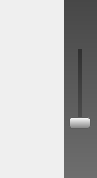
    <widget class="QSplitter" name="splitter">
     <property name="styleSheet">
      <string notr="true">QSplitter::handle {
/* image: url(images/splitter.png); */
	background-color: qlineargradient(spread:pad, x1:0.5, y1:0, x2:0.5, y2:1, stop:0 rgba(71, 71, 71, 255), stop:0.5 rgba(200, 200, 200, 255), stop:1 rgba(110, 110, 110, 255));
}
QSplitter::handle:horizontal {
/* height: 5px; */
}
QSplitter::handle:vertical {
/* width: 5px; */
}
</string>
     </property>
     <property name="frameShape">
      <enum>QFrame::NoFrame</enum>
     </property>
     <property name="orientation">
      <enum>Qt::Horizontal</enum>
     </property>
     <property name="opaqueResize">
      <bool>true</bool>
     </property>
     <property name="handleWidth">
      <number>5</number>
     </property>
     <widget class="QWidget" name="layoutWidget">
      <layout class="QHBoxLayout" name="horizontalLayout_2">
       <property name="spacing">
        <number>0</number>
       </property>
       <item>
        <widget class="QWidget" name="mapWidget" native="true">
         <property name="sizePolicy">
          <sizepolicy hsizetype="MinimumExpanding" vsizetype="MinimumExpanding">
           <horstretch>0</horstretch>
           <verstretch>0</verstretch>
          </sizepolicy>
         </property>
         <property name="minimumSize">
          <size>
           <width>64</width>
           <height>64</height>
          </size>
         </property>
         <property name="mouseTracking">
          <bool>false</bool>
         </property>
         <property name="acceptDrops">
          <bool>false</bool>
         </property>
         <property name="styleSheet">
          <string notr="true">
/* background-color: black; */
border: 1px solid black;

QLabel { /* all label types */
/* background-color: rgba(255, 255, 255, 0); */
background-color: qlineargradient(spread:pad, x1:0.5, y1:0, x2:0.5, y2:1, stop:0 rgba(64, 64, 64, 255), stop:1 rgba(128, 128, 128, 255));
color: rgb(255, 255, 255);
}

QToolButton {	/* all types of tool button */ 
background-color: rgba(255, 255, 255, 0);
color: rgb(255, 255, 255);
/*border-style: none;*/
border: 0px; 
}
QToolButton:hover {
background-color: qlineargradient(spread:pad, x1:0.5, y1:0, x2:0.5, y2:1, stop:0 rgba(255, 160, 0, 255), stop:1 rgba(160, 100, 0, 255));
color: rgb(255, 255, 255);
}
QToolButton:pressed {
background-color: qlineargradient(spread:pad, x1:0.5, y1:0, x2:0.5, y2:1, stop:0 rgba(48, 48, 48, 255), stop:1 rgba(120, 120, 120, 255));
color: rgb(255, 255, 255);
}

QToolButton:checked {
background-color: qlineargradient(spread:pad, x1:0.5, y1:0, x2:0.5, y2:1, stop:0 rgba(48, 48, 48, 255), stop:1 rgba(120, 120, 120, 255));
color: rgb(255, 255, 255);
}

QSlider::groove:horizontal {
border: none;
height: 4px;
background-color: qlineargradient(spread:pad, x1:0.5, y1:0, x2:0.5, y2:1, stop:0 rgba(48, 48, 48, 255), stop:1 rgba(80, 80, 80, 255));
margin: 2px 0;
}
QSlider::handle:horizontal {
border: 1px solid #5c5c5c;
background-color: qlineargradient(spread:pad, x1:0.5, y1:0, x2:0.5, y2:1, stop:0 rgba(255, 255, 255, 255), stop:1 rgba(128, 128, 128, 255));
width: 24px;
margin: -2px 0;
border-radius: 3px;
}

QComboBox {
background-color: qlineargradient(spread:pad, x1:0.5, y1:0, x2:0.5, y2:1, stop:0 rgba(48, 48, 48, 255), stop:1 rgba(120, 120, 120, 255));
color: rgb(255, 255, 255);
}
QComboBox:hover {
background-color: qlineargradient(spread:pad, x1:0.5, y1:0, x2:0.5, y2:1, stop:0 rgba(48, 48, 48, 255), stop:1 rgba(120, 120, 120, 255));
	background-color: rgb(197, 138, 0);
}
QComboBox::down-arrow {
     image: url(:/opmap/images/combobox_down_arrow.png);
}
QComboBox:drop-down {
     subcontrol-origin: padding;
     subcontrol-position: top right;
     border-left-style: none;
     border-top-right-radius: 1px;
     border-bottom-right-radius: 1px;
}
</string>
         </property>
        </widget>
       </item>
       <item>
        <widget class="QWidget" name="widget" native="true">
         <property name="sizePolicy">
          <sizepolicy hsizetype="Minimum" vsizetype="Preferred">
           <horstretch>0</horstretch>
           <verstretch>0</verstretch>
          </sizepolicy>
         </property>
         <property name="styleSheet">
          <string notr="true">QFrame {
background-color: qlineargradient(spread:pad, x1:0, y1:0, x2:0, y2:1, stop:0 rgba(71, 71, 71, 255), stop:1 rgba(110, 110, 110, 255));
color: rgb(255, 255, 255);
}

QToolButton {	/* all types of tool button */ 
background-color: rgba(255, 255, 255, 0);
color: rgb(255, 255, 255);
/*border-style: none;*/
border: 0px; 
border-radius: 3px;
}
QToolButton:hover {
background-color: qlineargradient(spread:pad, x1:0.5, y1:0, x2:0.5, y2:1, stop:0 rgba(255, 255, 255, 200), stop:1 rgba(180, 180, 180, 200));
color: rgb(255, 255, 255);
border: 0px; 
border-radius: 3px;
}
QToolButton:pressed {
background-color: qlineargradient(spread:pad, x1:0.5, y1:0, x2:0.5, y2:1, stop:0 rgba(48, 48, 48, 255), stop:1 rgba(120, 120, 120, 255));
color: rgb(255, 255, 255);
border: 0px; 
border-radius: 3px;
}

QToolButton:checked {
background-color: qlineargradient(spread:pad, x1:0.5, y1:0, x2:0.5, y2:1, stop:0 rgba(48, 48, 48, 255), stop:1 rgba(120, 120, 120, 255));
color: rgb(255, 255, 255);
border: 0px; 
border-radius: 3px;
}

QSlider::groove:horizontal {
border: none;
height: 4px;
background-color: qlineargradient(spread:pad, x1:0.5, y1:0, x2:0.5, y2:1, stop:0 rgba(48, 48, 48, 255), stop:1 rgba(80, 80, 80, 255));
margin: 2px 0;
}
QSlider::handle:horizontal {
border: 1px solid #5c5c5c;
background-color: qlineargradient(spread:pad, x1:0.5, y1:0, x2:0.5, y2:1, stop:0 rgba(255, 255, 255, 255), stop:1 rgba(128, 128, 128, 255));
width: 24px;
margin: -2px 0;
border-radius: 3px;
}
</string>
         </property>
         <layout class="QVBoxLayout" name="verticalLayout_3">
          <property name="spacing">
           <number>0</number>
          </property>
          <property name="margin">
           <number>0</number>
          </property>
          <item>
           <widget class="QFrame" name="frameMapControls">
            <property name="sizePolicy">
             <sizepolicy hsizetype="Minimum" vsizetype="Preferred">
              <horstretch>0</horstretch>
              <verstretch>0</verstretch>
             </sizepolicy>
            </property>
            <property name="styleSheet">
             <string notr="true">QFrame {
background-color: qlineargradient(spread:pad, x1:0, y1:0, x2:0, y2:1, stop:0 rgba(71, 71, 71, 255), stop:1 rgba(110, 110, 110, 255));
color: rgba(0, 0, 0, 48);
}

QToolButton {	/* all types of tool button */ 
background-color: transparent;
/*background-color: qlineargradient(spread:pad, x1:0.5, y1:0, x2:0.5, y2:1, stop:0 rgba(110, 110, 110, 255), stop:1 rgba(71, 71, 71, 255));*/
color: rgb(255, 255, 255);
/*
border: 1px solid black; 
border-radius: 0px;
*/
border: none;
border-radius: 0px;
/*border: 1px solid white; 
border-radius: 3px;
border-top-color: rgba(255, 255, 255, 48);
border-right-color: rgba(255, 255, 255, 48);
border-bottom-color: rgba(0, 0, 0, 48);
border-left-color: rgba(0, 0, 0, 48);*/
}
QToolButton:hover {
background-color: qlineargradient(spread:pad, x1:0.5, y1:0, x2:0.5, y2:1, stop:0 rgba(255, 255, 255, 200), stop:1 rgba(180, 180, 180, 200));
color: rgb(255, 255, 255);
border: none;
/*border: 1px solid white; 
border-radius:3px;
border-top-color: rgba(255, 255, 255, 48);
border-right-color: rgba(255, 255, 255, 48);
border-bottom-color: rgba(0, 0, 0, 48);
border-left-color: rgba(0, 0, 0, 48);*/
}
QToolButton:pressed {
background-color: qlineargradient(spread:pad, x1:0.5, y1:0, x2:0.5, y2:1, stop:0 rgba(48, 48, 48, 255), stop:1 rgba(80, 80, 80, 255));
color: rgb(255, 255, 255);
border: 1px solid white; 
border-radius:3px;
border-top-color: rgba(0, 0, 0,160);
border-right-color: rgba(0, 0, 0, 160);
border-bottom-color: rgba(255, 255, 255, 80);
border-left-color: rgba(255, 255, 255, 80);
}

QToolButton:checked {
background-color: qlineargradient(spread:pad, x1:0.5, y1:0, x2:0.5, y2:1, stop:0 rgba(48, 48, 48, 255), stop:1 rgba(80, 80, 80, 255));
color: rgb(255, 255, 255);
border: 1px solid white; 
border-radius: 3px;
border-top-color: rgba(0, 0, 0,160);
border-right-color: rgba(0, 0, 0, 160);
border-bottom-color: rgba(255, 255, 255, 80);
border-left-color: rgba(255, 255, 255, 80);
}

QSliderl {
background-color: rgba(255, 255, 255, 0);
}
QSlider::groove:vertical {
border: none;
width: 4px;
background-color: qlineargradient(spread:pad, x1:0.5, y1:0, x2:0.5, y2:1, stop:0 rgba(48, 48, 48, 255), stop:1 rgba(80, 80, 80, 255));
margin: 2px 0;
}
QSlider::handle:vertical {
border: 1px solid #5c5c5c;
background-color: qlineargradient(spread:pad, x1:0.5, y1:0, x2:0.5, y2:1, stop:0 rgba(255, 255, 255, 255), stop:1 rgba(128, 128, 128, 255));
height: 10px;
margin: 0 -9px; /* expand outside the groove */ 
border-radius: 3px;
}
</string>
            </property>
            <property name="frameShape">
             <enum>QFrame::NoFrame</enum>
            </property>
            <property name="frameShadow">
             <enum>QFrame::Plain</enum>
            </property>
            <property name="lineWidth">
             <number>2</number>
            </property>
            <property name="midLineWidth">
             <number>0</number>
            </property>
            <layout class="QVBoxLayout" name="verticalLayout_2">
             <property name="spacing">
              <number>5</number>
             </property>
             <property name="margin">
              <number>1</number>
             </property>
             <item>
              <spacer name="verticalSpacer_3">
               <property name="orientation">
                <enum>Qt::Vertical</enum>
               </property>
               <property name="sizeType">
                <enum>QSizePolicy::Fixed</enum>
               </property>
               <property name="sizeHint" stdset="0">
                <size>
                 <width>20</width>
                 <height>10</height>
                </size>
               </property>
              </spacer>
             </item>
             <item>
              <widget class="QToolButton" name="toolButtonZoomP">
               <property name="toolTip">
                <string>Zoom in</string>
               </property>
               <property name="styleSheet">
                <string notr="true"/>
               </property>
               <property name="text">
                <string/>
               </property>
               <property name="icon">
                <iconset resource="opmap.qrc">
                 <normaloff>:/opmap/images/plus.png</normaloff>:/opmap/images/plus.png</iconset>
               </property>
               <property name="iconSize">
                <size>
                 <width>28</width>
                 <height>28</height>
                </size>
               </property>
               <property name="autoRepeat">
                <bool>true</bool>
               </property>
               <property name="autoRepeatDelay">
                <number>1000</number>
               </property>
               <property name="autoRepeatInterval">
                <number>1000</number>
               </property>
               <property name="autoRaise">
                <bool>false</bool>
               </property>
              </widget>
             </item>
             <item>
              <widget class="QSlider" name="horizontalSliderZoom">
               <property name="sizePolicy">
                <sizepolicy hsizetype="Preferred" vsizetype="Expanding">
                 <horstretch>0</horstretch>
                 <verstretch>0</verstretch>
                </sizepolicy>
               </property>
               <property name="minimumSize">
                <size>
                 <width>0</width>
                 <height>50</height>
                </size>
               </property>
               <property name="maximumSize">
                <size>
                 <width>16777215</width>
                 <height>200</height>
                </size>
               </property>
               <property name="cursor">
                <cursorShape>OpenHandCursor</cursorShape>
               </property>
               <property name="toolTip">
                <string>Zoom level</string>
               </property>
               <property name="autoFillBackground">
                <bool>false</bool>
               </property>
               <property name="styleSheet">
                <string notr="true"/>
               </property>
               <property name="minimum">
                <number>2</number>
               </property>
               <property name="maximum">
                <number>17</number>
               </property>
               <property name="pageStep">
                <number>1</number>
               </property>
               <property name="orientation">
                <enum>Qt::Vertical</enum>
               </property>
               <property name="invertedControls">
                <bool>false</bool>
               </property>
               <property name="tickPosition">
                <enum>QSlider::NoTicks</enum>
               </property>
               <property name="tickInterval">
                <number>2</number>
               </property>
              </widget>
             </item>
             <item>
              <widget class="QToolButton" name="toolButtonZoomM">
               <property name="toolTip">
                <string>Zoom out</string>
               </property>
               <property name="styleSheet">
                <string notr="true"/>
               </property>
               <property name="text">
                <string/>
               </property>
               <property name="icon">
                <iconset resource="opmap.qrc">
                 <normaloff>:/opmap/images/minus.png</normaloff>:/opmap/images/minus.png</iconset>
               </property>
               <property name="iconSize">
                <size>
                 <width>28</width>
                 <height>28</height>
                </size>
               </property>
               <property name="autoRepeat">
                <bool>true</bool>
               </property>
               <property name="autoRepeatDelay">
                <number>1000</number>
               </property>
               <property name="autoRepeatInterval">
                <number>1000</number>
               </property>
               <property name="autoRaise">
                <bool>false</bool>
               </property>
              </widget>
             </item>
             <item>
              <spacer name="verticalSpacer_2">
               <property name="orientation">
                <enum>Qt::Vertical</enum>
               </property>
               <property name="sizeType">
                <enum>QSizePolicy::Expanding</enum>
               </property>
               <property name="sizeHint" stdset="0">
                <size>
                 <width>20</width>
                 <height>10</height>
                </size>
               </property>
              </spacer>
             </item>
            </layout>
           </widget>
          </item>
         </layout>
        </widget>
       </item>
      </layout>
     </widget>
    </widget>
